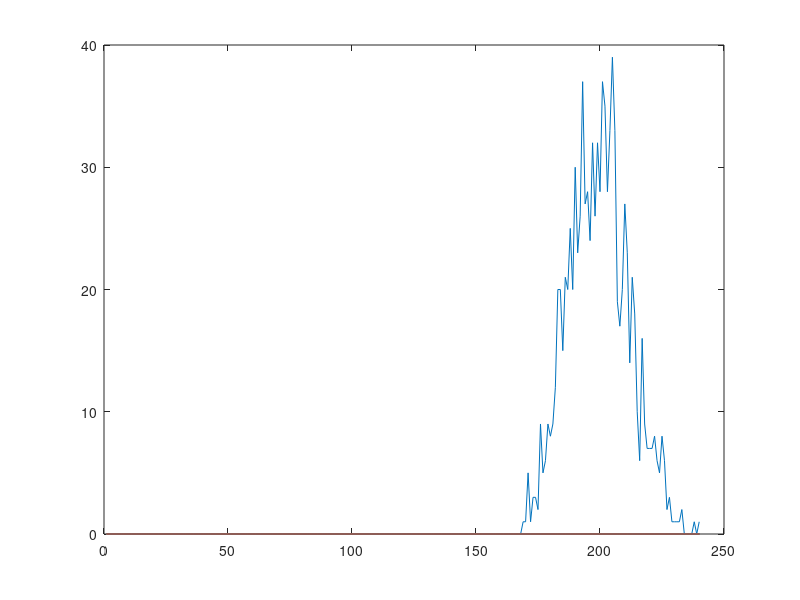

MATLAB code to generate this figure:
clear;
clc;
n=1000;
p=0.2;
A=zeros(100);
for i = 1:n
    for j = 1:n
        if (i~=j) && (rand<p)
            A(i,j) = 1;
        end
    end
end

for i = 1:n
    k(i) = 0;
    for j = 1:n
        k(i) = k(i) + A(i,j);
    end
end

s=zeros(max(k));
for i = 1:n
    s(k(i)) = s(k(i)) + 1;
end

plot(1:max(k),s);
